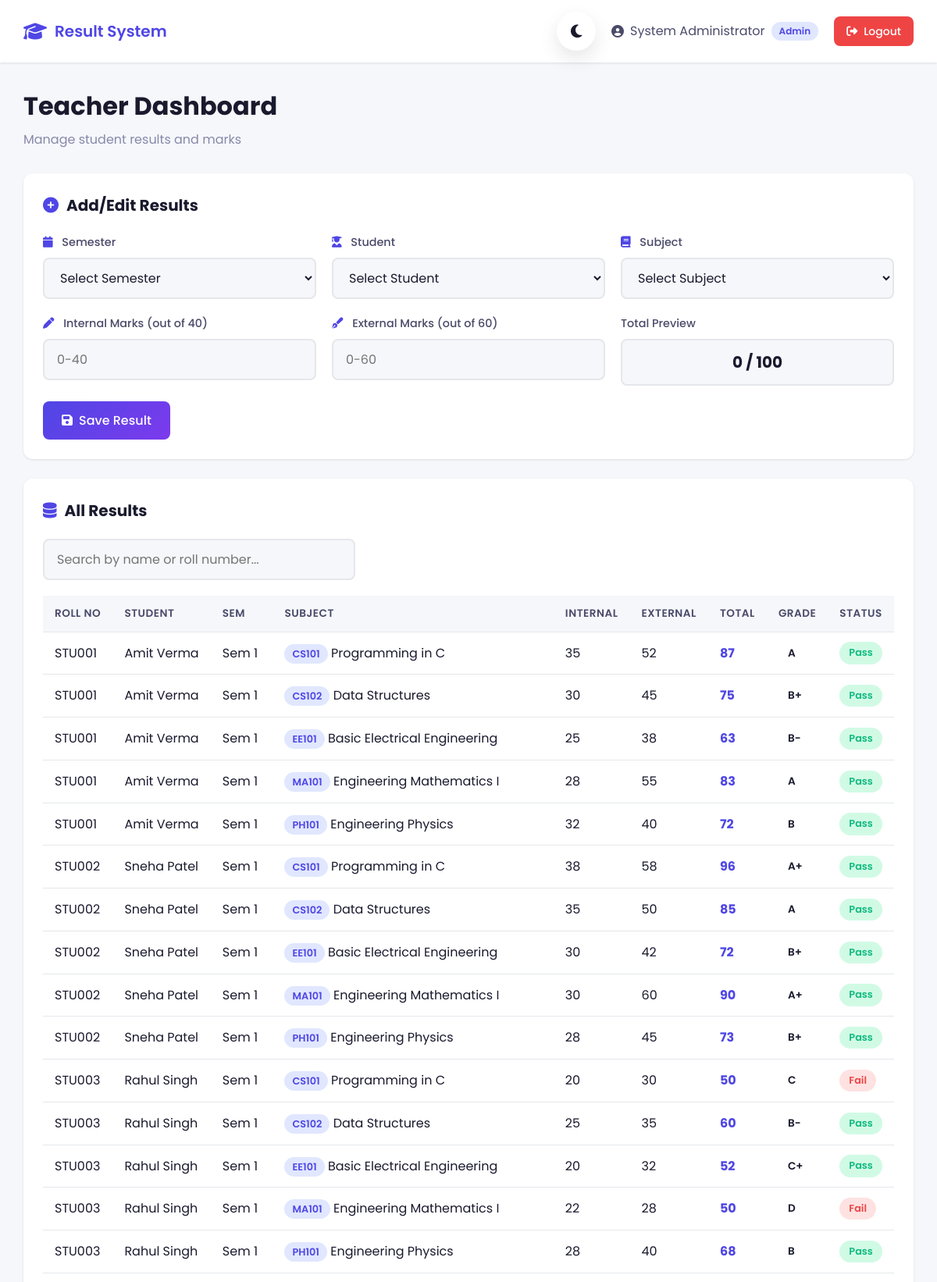
The app's page /teacher_dashboard.php (signed in, upper part) with its own data.
### tables this page shows
CREATE TABLE results (
    id INT AUTO_INCREMENT PRIMARY KEY,
    student_id INT NOT NULL,
    subject_id INT NOT NULL,
    semester_id INT NOT NULL,
    internal_marks INT DEFAULT 0,
    external_marks INT DEFAULT 0,
    total_marks INT GENERATED ALWAYS AS (internal_marks + external_marks) STORED,
    grade VARCHAR(2),
    grade_point DECIMAL(3,1),
    status ENUM('pass', 'fail', 'pending') NOT NULL DEFAULT 'pending',
    created_at TIMESTAMP DEFAULT CURRENT_TIMESTAMP,
    updated_at TIMESTAMP DEFAULT CURRENT_TIMESTAMP ON UPDATE CURRENT_TIMESTAMP,
    FOREIGN KEY (student_id) REFERENCES students(id) ON DELETE CASCADE,
    FOREIGN KEY (subject_id) REFERENCES subjects(id) ON DELETE CASCADE,
    FOREIGN KEY (semester_id) REFERENCES semesters(id) ON DELETE CASCADE,
    UNIQUE KEY unique_result (student_id, subject_id, semester_id)
);

CREATE TABLE students (
    id INT AUTO_INCREMENT PRIMARY KEY,
    user_id INT NOT NULL,
    roll_number VARCHAR(20) UNIQUE NOT NULL,
    student_name VARCHAR(100) NOT NULL,
    course VARCHAR(50) NOT NULL,
    batch VARCHAR(20) NOT NULL,
    enrollment_year INT NOT NULL,
    FOREIGN KEY (user_id) REFERENCES users(id) ON DELETE CASCADE
);

CREATE TABLE semesters (
    id INT AUTO_INCREMENT PRIMARY KEY,
    semester_number INT NOT NULL,
    semester_name VARCHAR(50) NOT NULL,
    academic_year VARCHAR(20) NOT NULL,
    is_current BOOLEAN DEFAULT FALSE
);

CREATE TABLE subjects (
    id INT AUTO_INCREMENT PRIMARY KEY,
    subject_code VARCHAR(20) UNIQUE NOT NULL,
    subject_name VARCHAR(100) NOT NULL,
    semester_id INT NOT NULL,
    course VARCHAR(50) NOT NULL,
    max_marks INT DEFAULT 100,
    passing_marks INT DEFAULT 40,
    credit INT DEFAULT 4,
    FOREIGN KEY (semester_id) REFERENCES semesters(id) ON DELETE CASCADE
);

### includes/config.php (called while the page is built, shortened)
<?php
function getUserRole() {
    return $_SESSION['role'] ?? null;
}
?>

### teacher_dashboard.php (the view, shortened to what this page needs)
<?php
require_once 'includes/config.php';
$stmt = $pdo->prepare("
    SELECT r.*, st.roll_number, st.student_name, sub.subject_code, sub.subject_name, sem.semester_number, sem.academic_year
    FROM results r
    JOIN students st ON r.student_id = st.id
    JOIN subjects sub ON r.subject_id = sub.id
    JOIN semesters sem ON r.semester_id = sem.id
    ORDER BY sem.semester_number, st.roll_number, sub.subject_code
");
$stmt->execute();
$all_results = $stmt->fetchAll(PDO::FETCH_ASSOC);
?>
<!DOCTYPE html>
<html lang="en">
<head>
    <link rel="stylesheet" href="css/style.css">
    <link rel="stylesheet" href="https://cdnjs.cloudflare.com/ajax/libs/font-awesome/6.4.0/css/all.min.css">
</head>
<body>
    <nav class="navbar">
        <div class="nav-brand">
            <i class="fas fa-graduation-cap"></i>
            <span>Result System</span>
        </div>
        <div class="nav-right">
            <button class="theme-toggle" id="themeToggle">
                <i class="fas fa-moon"></i>
            </button>
            <div class="user-info">
                <i class="fas fa-user-circle"></i>
                <span><?php echo $_SESSION['full_name']; ?></span>
                <span class="role-badge"><?php echo ucfirst(getUserRole()); ?></span>
            </div>
            <a href="logout.php" class="btn btn-logout">
                <i class="fas fa-sign-out-alt"></i>
                Logout
            </a>
        </div>
    </nav>
    <div class="container">
        <div class="dashboard-header">
            <h1>Teacher Dashboard</h1>
            <p>Manage student results and marks</p>
        </div>
        <div class="section-card">
            <h2><i class="fas fa-plus-circle"></i> Add/Edit Results</h2>
            <form method="POST" id="resultForm">
                <div class="form-row">
                    <div class="form-group">
                        <label for="semester_id">
                            <i class="fas fa-calendar"></i> Semester
                        </label>
                        <select name="semester_id" id="semesterSelect" required>
                            <option value="">Select Semester</option>
                        </select>
                    </div>
                    <div class="form-group">
                        <label for="student_id">
                            <i class="fas fa-user-graduate"></i> Student
                        </label>
                        <select name="student_id" id="studentSelect" required>
                            <option value="">Select Student</option>
                        </select>
                    </div>
                    <div class="form-group">
                        <label for="subject_id">
                            <i class="fas fa-book"></i> Subject
                        </label>
                        <select name="subject_id" id="subjectSelect" required>
                            <option value="">Select Subject</option>
                        </select>
                    </div>
                </div>
                <div class="form-row">
                    <div class="form-group">
                        <label for="internal_marks">
                            <i class="fas fa-pen"></i> Internal Marks (out of 40)
                        </label>
                        <input type="number" name="internal_marks" id="internalMarks"
                               min="0" max="40" placeholder="0-40" required>
                    </div>
                    <div class="form-group">
                        <label for="external_marks">
                            <i class="fas fa-pen-fancy"></i> External Marks (out of 60)
                        </label>
                        <input type="number" name="external_marks" id="externalMarks"
                               min="0" max="60" placeholder="0-60" required>
                    </div>
                    <div class="form-group preview-group">
                        <label>Total Preview</label>
                        <div class="marks-preview" id="marksPreview">
                            <span id="totalPreview">0</span> / 100
                        </div>
                    </div>
                </div>
                <button type="submit" class="btn btn-primary">
                    <i class="fas fa-save"></i> Save Result
                </button>
            </form>
        </div>
        <div class="section-card">
            <h2><i class="fas fa-database"></i> All Results</h2>
            <div class="filter-row">
                <input type="text" id="searchInput" placeholder="Search by name or roll number..." class="search-input">
            </div>
            <?php if (!empty($all_results)): ?>
            <div class="table-responsive">
                <table class="data-table" id="allResultsTable">
                    <thead>
                        <tr>
                            <th>Roll No</th>
                            <th>Student</th>
                            <th>Sem</th>
                            <th>Subject</th>
                            <th>Internal</th>
                            <th>External</th>
                            <th>Total</th>
                            <th>Grade</th>
                            <th>Status</th>
                        </tr>
                    </thead>
                    <tbody>
                        <?php foreach ($all_results as $ar): ?>
                        <tr class="result-row">
                            <td><?php echo $ar['roll_number']; ?></td>
                            <td><?php echo $ar['student_name']; ?></td>
                            <td>Sem <?php echo $ar['semester_number']; ?></td>
                            <td><span class="badge"><?php echo $ar['subject_code']; ?></span> <?php echo $ar['subject_name']; ?></td>
                            <td><?php echo $ar['internal_marks']; ?></td>
                            <td><?php echo $ar['external_marks']; ?></td>
                            <td class="total-marks"><?php echo $ar['total_marks']; ?></td>
                            <td><span class="grade"><?php echo $ar['grade']; ?></span></td>
                            <td>
                                <span class="status status-<?php echo $ar['status']; ?>">
                                    <?php echo ucfirst($ar['status']); ?>
                                </span>
                            </td>
                        </tr>
                        <?php endforeach; ?>
                    </tbody>
                </table>
            </div>
            <?php else: ?>
            <p class="no-data">No results in the system yet.</p>
            <?php endif; ?>
        </div>
    </div>
</body>
</html>

### records on screen
results: student.roll_number "STU001", student.student_name "Amit Verma", semester.semester_number "1", subject.subject_code "CS101", subject.subject_name "Programming in C", internal_marks "35", external_marks "52", total_marks "87", grade "A", status "Pass"
results: student.roll_number "STU001", student.student_name "Amit Verma", semester.semester_number "1", subject.subject_code "CS102", subject.subject_name "Data Structures", internal_marks "30", external_marks "45", total_marks "75", grade "B+", status "Pass"
results: student.roll_number "STU001", student.student_name "Amit Verma", semester.semester_number "1", subject.subject_code "EE101", subject.subject_name "Basic Electrical Engineering", internal_marks "25", external_marks "38", total_marks "63", grade "B-", status "Pass"
results: student.roll_number "STU001", student.student_name "Amit Verma", semester.semester_number "1", subject.subject_code "MA101", subject.subject_name "Engineering Mathematics I", internal_marks "28", external_marks "55", total_marks "83", grade "A", status "Pass"
results: student.roll_number "STU001", student.student_name "Amit Verma", semester.semester_number "1", subject.subject_code "PH101", subject.subject_name "Engineering Physics", internal_marks "32", external_marks "40", total_marks "72", grade "B", status "Pass"
results: student.roll_number "STU002", student.student_name "Sneha Patel", semester.semester_number "1", subject.subject_code "CS101", subject.subject_name "Programming in C", internal_marks "38", external_marks "58", total_marks "96", grade "A+", status "Pass"
results: student.roll_number "STU002", student.student_name "Sneha Patel", semester.semester_number "1", subject.subject_code "CS102", subject.subject_name "Data Structures", internal_marks "35", external_marks "50", total_marks "85", grade "A", status "Pass"
results: student.roll_number "STU002", student.student_name "Sneha Patel", semester.semester_number "1", subject.subject_code "EE101", subject.subject_name "Basic Electrical Engineering", internal_marks "30", external_marks "42", total_marks "72", grade "B+", status "Pass"
results: student.roll_number "STU002", student.student_name "Sneha Patel", semester.semester_number "1", subject.subject_code "MA101", subject.subject_name "Engineering Mathematics I", internal_marks "30", external_marks "60", total_marks "90", grade "A+", status "Pass"
results: student.roll_number "STU002", student.student_name "Sneha Patel", semester.semester_number "1", subject.subject_code "PH101", subject.subject_name "Engineering Physics", internal_marks "28", external_marks "45", total_marks "73", grade "B+", status "Pass"
results: student.roll_number "STU003", student.student_name "Rahul Singh", semester.semester_number "1", subject.subject_code "CS101", subject.subject_name "Programming in C", internal_marks "20", external_marks "30", total_marks "50", grade "C", status "Fail"
results: student.roll_number "STU003", student.student_name "Rahul Singh", semester.semester_number "1", subject.subject_code "CS102", subject.subject_name "Data Structures", internal_marks "25", external_marks "35", total_marks "60", grade "B-", status "Pass"
results: student.roll_number "STU003", student.student_name "Rahul Singh", semester.semester_number "1", subject.subject_code "EE101", subject.subject_name "Basic Electrical Engineering", internal_marks "20", external_marks "32", total_marks "52", grade "C+", status "Pass"
results: student.roll_number "STU003", student.student_name "Rahul Singh", semester.semester_number "1", subject.subject_code "MA101", subject.subject_name "Engineering Mathematics I", internal_marks "22", external_marks "28", total_marks "50", grade "D", status "Fail"
results: student.roll_number "STU003", student.student_name "Rahul Singh", semester.semester_number "1", subject.subject_code "PH101", subject.subject_name "Engineering Physics", internal_marks "28", external_marks "40", total_marks "68", grade "B", status "Pass"

### other values on screen
$_SESSION['full_name'] "System Administrator"
getUserRole() "Admin"
